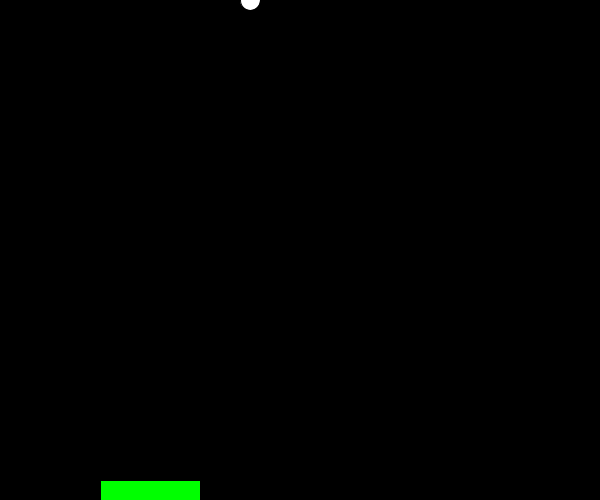
Frame 1 (no input)
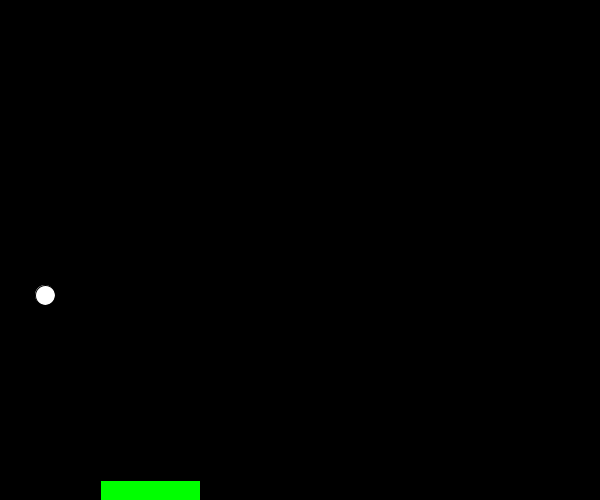
Frame 60 (the mouse pressed at the canvas centre just before this capture)
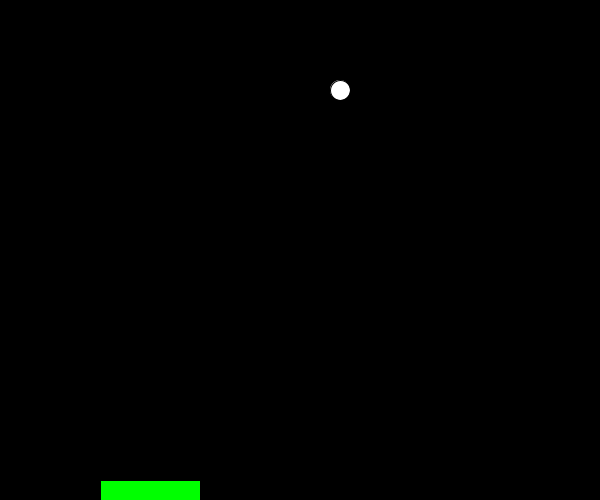
Frame 120 (the mouse held since frame 60 and released just before this capture)

The Processing sketch that drew these frames (run headless with seeded random() and noise(); from frame 60 on, the mouse is pressed at the canvas centre):

// Processing sketch: processing_83981
// ── processing_83981.pde

//David Avetisyan, CP1, (4/5)
Ball bally;
Paddle pongy;
int t= 1;
int p=255;
void setup()
{
  smooth();
  size(600,500);
  bally= new Ball();
  pongy= new Paddle();
}
 
void draw()
{
  background(0);
  pongy.show();
  pongy.move();
  bally.show();
  bally.bounce();
  bally.move();
   
  
}
 class Ball
{
  int x,y;
  boolean Up, Right;
  Ball()
  {
    
    x= 250;
    y= 0;
   boolean Up= false;
   boolean Right= true ;
  }
  void show()
{
  
  fill(255,255,255);
 
  ellipse(x,y,20,20);
 
}
  void bounce()
{
  if(get(x,y+16) == color(0,255,0))
  {
    Up=true;
   p=-10;
  }
  if(y>500)
  {
    x=250;
    y=0;

  }
   
  if(x==0)
  {
    Right=true;
  }
  if(x==600)
  {
    Right=false;
  }

  if(y==0)
  {
    Up=false;
  }
  }
  void move()
  {
    if(Right== true)
    {
      x=x+5;
    }
    else
    {
      x=x-5;
    }
    if(Up== true)
    {
      y=y-5;
    }
    else
    {
      y=y+5;
    }
  }
}
 
class Paddle
{
   int x,y;
  boolean left, right;
  Paddle()
  {
    
    x= 100;
    y= 480;
   boolean left= false;
   boolean right= true ;
  }
  void show()
  {
   
    fill(0,255,0);
    rect(x,y,100,25);
  }
  void move()
  {
     
    if(x>495)
    {
      x=500;
    }
    if(x<0)
{
  x=0;
  }
 
if( keyPressed== true && key=='a')
  {
   x=x-10;
  }
  if( keyPressed==true && key=='d')
  {
    x=x+10;
  }
 if (keyPressed==true && key=='r')
 {

 }
  }
  }
